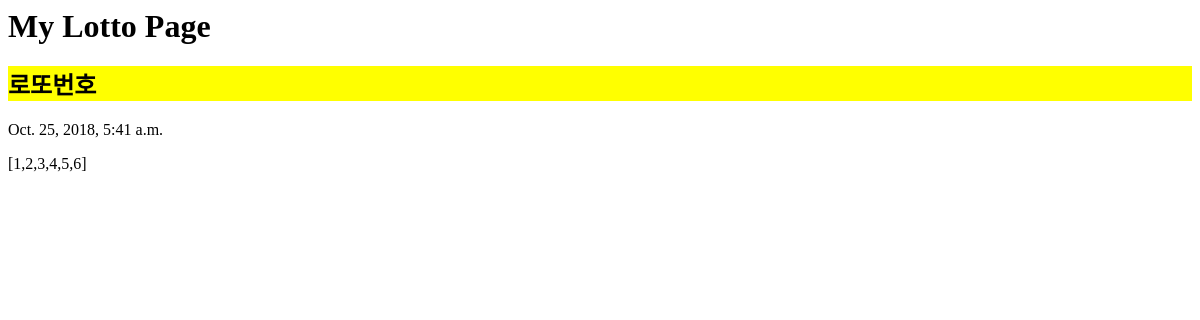
Before: /lotto/ with the older database file.
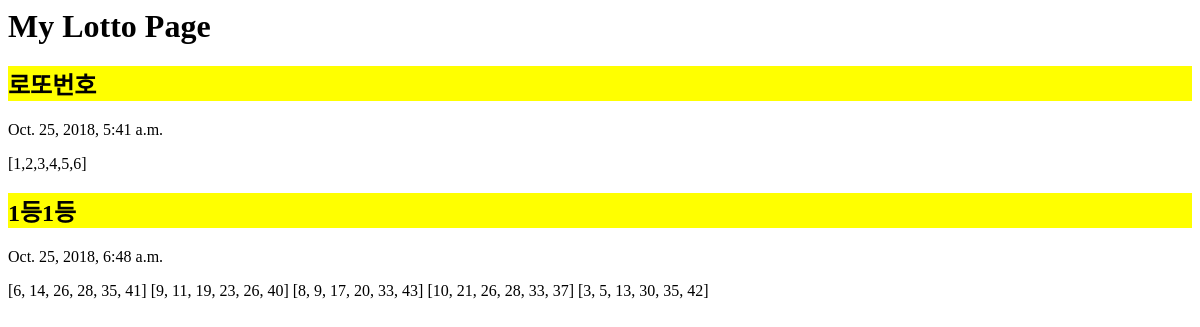
After: the same page with the newer database file.
### lotto/models.py (models this page shows, shortened)
class GuessNumbers(models.Model):
    name = models.CharField(max_length=24)
    lottos = models.CharField(max_length=255,
                              default='[1,2,3,4,5,6]')
    text = models.CharField(max_length=255)
    num_lotto = models.IntegerField(default=5)
    update_date = models.DateTimeField()

### lotto/views.py (the view)
# urls.py: path('', views.index),
def index(request):
    lottos = GuessNumbers.objects.all()
    return render(request, 'lotto/index.html', {'lottos':lottos})

### lotto/templates/lotto/index.html (shortened to what this page needs)
{% load static %}
<link rel="stylesheet" href="{% static 'css/style.css' %}">
<div class="page-header">
    <h1>My Lotto Page</h1>
</div>
{% for lotto in lottos %}
<div class="container lotto">
    <h2>{{ lotto.name }}</h2>
    <p>{{ lotto.update_date }}</p>
    <p>{{ lotto.lottos }}</p>
</div>
{% endfor %}
<div id="map" style="width:500px;height:400px;"></div>

### lotto/static/css/style.css (style rules this page uses)
h2 { background-color: yellow; }

Changed rows visible on the page:
added GuessNumbers: name "1등1등", update_date "Oct. 25, 2018, 6:48 a.m.", lottos "[6, 14, 26, 28, 35, 41] [9, 11, 19, 23, 26, 40] [8, 9, 17, 20, 33, 43] [10, 21, 26, 28, 33, 37] [3, 5, 13, 30, 35, 42]"
